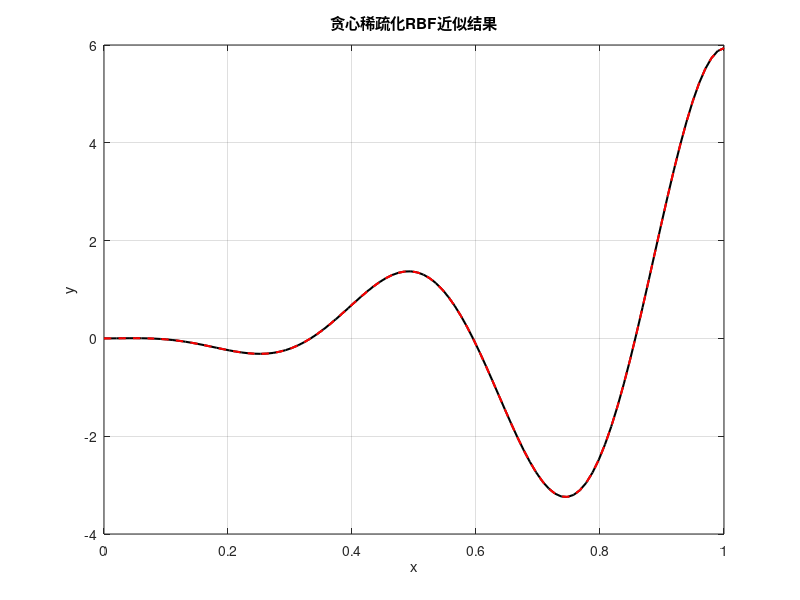

MATLAB code for this plot:
clear;
clc;
% 生成测试数据
N = 50;       %中心点数量
n =100;
xk = linspace(0, 1, N)';
xe = linspace(0,1,n)';
F=@(x) 6 * x.^2 .* sin(12*x - 4);
y = F(xe);
rbf=@(r) exp(-epsilon*(r).^2);
tol = 1e-3;   %阈值

% RBF参数
epsilon = 3;    % 形状参数
M = 25;         % 最大中心数

% 预先计算所有基函数矩阵（N x N）
Phi = exp(-epsilon *(pdist2( xe,xk)).^2);

% 贪心算法初始化
I = [];         % 选中中心索引
A = [];         % 设计矩阵
r = y;          % 初始残差
C = [];         % 中心集合

% 迭代选择中心
for k = 1:M
    available = setdiff(1:N, I);  % 未选中的候选索引
    if isempty(available)
        break;
    end
    
    % 计算内积并选择最大投影
    inner_products =  Phi(:, available)'*r;
    [~, idx] = max(abs(inner_products));
    best = available(idx);
   
    % 更新设计矩阵和中心集合
    I = [I, best];
    A = [A, Phi(:, best)];
    C = [C; xk(best)];
    
    % 最小二乘更新权重
     % QR分解求解权重 
    [Q, R] = qr(A, 0);  
    w = R \ (Q' * y);     
    
    % 更新残差
    r = y - A * w;
    current_error = norm(r);
    % --- 终止条件 ---
    if current_error < tol
        fprintf('收敛于迭代 %d，残差范数=%.2e\n', k, current_error);
        break;
    end
end

% 预测函数
fe=A*w;

% 可视化结果
yy_true = 6 * xe.^2 .* sin(12*xe - 4);
yy_pred =fe;

figure;
plot(xe, yy_true, 'k-', 'LineWidth', 1.5);
hold on;
plot(xe, yy_pred, 'r--', 'LineWidth', 1.5);
xlabel('x'); 
ylabel('y');
% legend( '真实函数', '稀疏RBF近似');
title('贪心稀疏化RBF近似结果');
grid on;

% 计算误差
error = max(abs(yy_true - yy_pred));
fprintf('最大绝对误差: %.2e\n',error)
disp(['基函数数量：',num2str(length(C))]);
